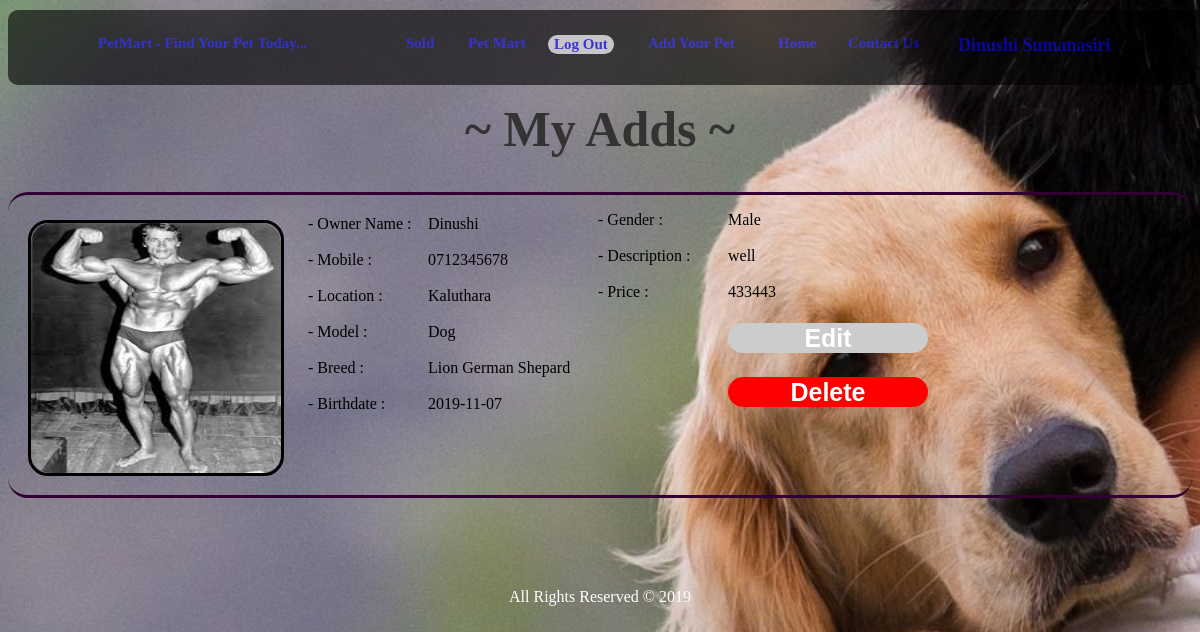
/myadd.php (signed in), run on the app's committed database.
### tables this page shows
CREATE TABLE `user_details` (
  `id` int(11) NOT NULL AUTO_INCREMENT,
  `pro_pic` varchar(50) NOT NULL,
  `first_name` varchar(15) NOT NULL,
  `last_name` varchar(15) NOT NULL,
  `username` varchar(15) NOT NULL,
  `gender` varchar(7) NOT NULL,
  `country` varchar(15) NOT NULL,
  `email` varchar(30) NOT NULL,
  `set_password` varchar(15) NOT NULL,
  `confirm_password` varchar(15) NOT NULL,
  PRIMARY KEY (`id`)
);

CREATE TABLE `pet_details` (
  `add_id` int(11) NOT NULL AUTO_INCREMENT,
  `name` varchar(20) DEFAULT NULL,
  `mobile` varchar(10) DEFAULT NULL,
  `location` varchar(20) DEFAULT NULL,
  `password` varchar(15) DEFAULT NULL,
  `pict_path` varchar(50) DEFAULT NULL,
  `model` varchar(15) DEFAULT NULL,
  `breed` varchar(40) DEFAULT NULL,
  `birthdate` date DEFAULT NULL,
  `gender` varchar(8) DEFAULT NULL,
  `price` double DEFAULT NULL,
  `description` text,
  `user_id` varchar(40) DEFAULT NULL,
  `status` varchar(10) DEFAULT NULL,
  PRIMARY KEY (`add_id`)
);

### myadd.php (the view, shortened to what this page needs)
<!DOCTYPE html>
<?php
if (isset($_SESSION["id"])) {
    $id = $_SESSION["id"];
    $con = new mysqli("localhost", "root", "kushada", "petshop", 3307);
    $result_set = $con->query("SELECT * FROM user_details WHERE `id`='" . $id . "'");
    $row1 = mysqli_fetch_assoc($result_set);
    $result_lk = $con->query("SELECT * FROM pet_details WHERE `user_id`='" . $id . "' AND `status`='available'");
    $rwcount = mysqli_num_rows($result_lk);
} else {
    header("location:Loginentry.php");
}
?>
<html>
    <head>
        <link type="text/css" rel="stylesheet" href="myadd.css"/>
    </head>
    <body class="body">
    <center>
        <h1 class="head">~ My Adds ~</h1>
    </center>
    <div class="divup">
        <img class="img1" src="icons8-dog-64.png"/>
        <span class="tit1">PetMart - Find Your Pet Today...</span>
        <h1 class="username"><?php
            echo $row1["first_name"] . " " . $row1["last_name"];
            ?></h1>
        <a href="contact.php">
            <span class="tit1 tit9 titx">Contact Us</span>
        </a>
        <a href="Home.php">
            <span class="tit1 tit7 titx">Home</span>
        </a>
        <a href="addyourpet.php">
            <span class="tit1 tit5 titx">Add Your Pet</span>
        </a>
        <a href="petview.php">
            <span class="tit1 titp titx">Pet Mart</span>
        </a>
        <a href="sold.php">
            <span class="tit1 titg titx">Sold</span>
        </a>
        <form action="logout.php" method="POST">
            <input class="tit1 tit15 titx tp" value="Log Out" type="submit"/>
        </form>
    </div>
    <?php
    if ($rwcount > 0) {
        while ($rowlk = mysqli_fetch_assoc($result_lk)) {
            ?>
            <div class="detaildiv">
                <div class="imgdiv">
                    <img class="imdd" src="<?php echo $rowlk["pict_path"] ?>"/>
                </div>
                <span class="deta"> - Owner Name :</span>
                <span class="detai"><?php echo $rowlk["name"] ?></span>
                <span class="deta"> - Mobile :</span>
                <span class="detai"><?php echo $rowlk["mobile"] ?></span>
                <span class="deta"> - Location :</span>
                <span class="detai"><?php echo $rowlk["location"] ?></span>
                <span class="deta"> - Model :</span>
                <span class="detai"><?php echo $rowlk["model"] ?></span>
                <span class="deta"> - Breed :</span>
                <span class="detai"><?php echo $rowlk["breed"] ?></span>
                <span class="deta"> - Birthdate :</span>
                <span class="detai"><?php echo $rowlk["birthdate"] ?></span>
                <span class="deta sl"> - Gender :</span>
                <span class="detai sl sl1"><?php echo $rowlk["gender"] ?></span>
                <span class="deta sl"> - Description :</span>
                <p class="detai sl sl1"><?php echo $rowlk["description"] ?></p>
                <span class="deta sl"> - Price :</span>
                <span class="detai sl sl1"><?php echo $rowlk["price"] ?></span>
                <form action="addupdate.php" method="GET">
                    <input type="submit" value="Edit" class="bedi"/>
                </form>
                <form action="adddelete.php" method="GET">
                    <input type="submit" value="Delete" class="bedi bgs"/>
                </form>
            </div>
            <?php
        }
    }
    ?>
    <center>
        <span class="span1">All Rights Reserved &COPY; 2019</span>
    </center>
</body>
</html>

### myadd.css (style rules this page uses)
.body { background-image: url("pt3.jpg"); background-size: 1365px; background-attachment: fixed; }
.head { font-size: 50px; color:#333333; margin-top: 100px; }
.divup { width: 99%; height: 75px; border-radius: 10px; background-color:activeborder; position: fixed; top: 0; opacity: 0.6; border-radius: 10px; z-index: 100; margin-top: 10px; }
.img1 { width: 60px; padding-left: 10px; position: absolute; }
.tit1 { color:blue; font-family: "Arial Unicode MS"; font-size: 15px; margin-top: 25px; margin-left: 90px; font-weight: bold; position: absolute; }
.tit7 { margin-left: 770px; }
.tit9 { margin-left:840px; }
.username { font-size: 18px; color: blue; margin-left: 950px; margin-top: 25px; position: absolute; }
.tit5 { margin-left: 640px; }
.span1 { color: white; }
.tit15 { margin-left: 540px;; cursor: pointer; border-radius: 20px; outline: none; border: none; }
.titp { margin-left: 460px; }
.detaildiv { width: 100%; height: 300px; border-radius: 20px; border-bottom: solid; border-bottom-color: #330033; border-top: solid; border-top-color: #330033; }
.imgdiv { width: 250px; height: 250px; border: solid; border-color: black; border-radius: 20px; position: absolute; margin-top: 25px; margin-left: 20px; }
.imdd { width: 250px; height: 250px; border-radius: 20px; }
.deta { margin-left: 300px; margin-top: 20px; position: absolute; }
.detai { margin-left: 420px; position: absolute; margin-top: 20px }
.sl { margin-left: 590px; margin-top: -200px; }
.sl1 { margin-left: 720px; }
.bedi { position: absolute; margin-left: 720px; margin-top: -160px; width: 200px; height: 30px; outline: none; border: none; border-radius: 20px; background-color: #cccccc; font-size: 25px; font-weight: bold; color: white; cursor: pointer; }
.bgs { background-color: red; }
.titg { margin-left: 398px; }

### data on the page
user_details: first_name "Dinushi", last_name "Sumanasiri"
pet_details: pict_path (picture), name "Dinushi", mobile "0712345678", location "Kaluthara", model "Dog", breed "Lion German Shepard", birthdate "2019-11-07", gender "Male", description "well", price "433443"
